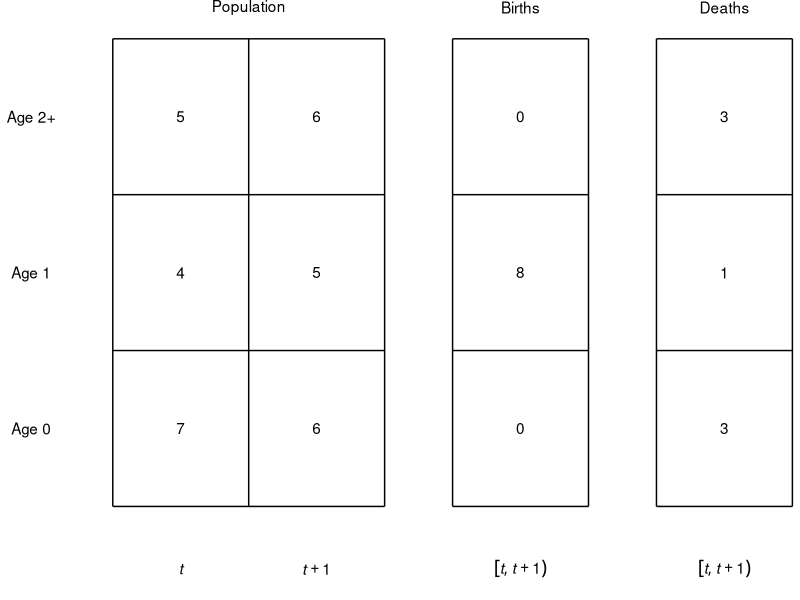

Reproduce this figure in R.


library(ggplot2)

data_popn_box <- data.frame(x =    c(0, 2, 2, 0, 1, 0, 0),
                            xend = c(2, 2, 0, 0, 1, 2, 2),
                            y =    c(0, 0, 3, 3, 0, 1, 2),
                            yend = c(0, 3, 3, 0, 3, 1, 2))
data_popn_label <- data.frame(x = c(1, 0.5, 1.5, 0.5, 1.5, 0.5, 1.5, 0.5, 1.5),
                              y = c(3.2, 0.5, 0.5, 1.5, 1.5, 2.5, 2.5, -0.4, -0.4),
                              label = c("Population", 7, 6, 4, 5, 5, 6, "italic(t)", "italic(t)+1"))
data_births_box <- data.frame(x =    c(2.5, 3.5, 3.5, 2.5, 2.5, 2.5),
                              xend = c(3.5, 3.5, 2.5, 2.5, 3.5, 3.5),
                              y =    c(0, 0, 3, 3, 1, 2),
                              yend = c(0, 3,   3,     0, 1,   2))
data_births_label <- data.frame(x =  c(3,   3, 3, 3, 3),
                                y =  c(3.2, 0.5, 1.5, 2.5, -0.4),
                                label = c("Births", 0, 8, 0, 'group("[",list(italic(t),italic(t+1)),")")'))
data_deaths_box <- data.frame(x =    c(4, 5, 5, 4, 4, 4),
                              xend = c(5, 5, 4, 4, 5, 5),
                              y =    c(0, 0, 3, 3, 1, 2),
                              yend = c(0, 3, 3, 0, 1, 2))
data_deaths_label <- data.frame(x = c(4.5, 4.5, 4.5, 4.5, 4.5),
                                y = c(3.2, 0.5, 1.5, 2.5, -0.4),
                                label = c("Deaths",3, 1, 3, 'group("[",list(italic(t),italic(t+1)),")")'))
data_age_label <- data.frame(x = rep(-0.6, 3),
                             y = c(0.5, 1.5, 2.5),
                             label = c("Age 0", "Age 1", "Age 2+"))
                                       
p <- ggplot(data_popn_box, aes(x = x, y = y)) +
    theme_bw() +
    theme(panel.border = element_blank(),
          panel.grid.major = element_blank(),
          panel.grid.minor = element_blank(),
          axis.text = element_blank(),
          axis.ticks = element_blank()) +
    coord_cartesian(expand = FALSE,
                    clip = "off") +
    ## population
    geom_segment(aes(x = x, y = y, xend = xend, yend = yend),
                 data = data_popn_box) +
    geom_text(aes(label = label),
              data = data_popn_label,
              parse = TRUE) +
    ## births
    geom_segment(aes(x = x, y = y, xend = xend, yend = yend),
                 data = data_births_box) +
    geom_text(aes(label = label),
              data = data_births_label,
              parse = TRUE) +
    ## deaths
    geom_segment(aes(x = x, y = y, xend = xend, yend = yend),
                 data = data_deaths_box) +
    geom_text(aes(label = label),
              data = data_deaths_label,
              parse = TRUE) +
    ## age labels
    geom_text(aes(label = label),
              data = data_age_label) +
    ## other
    xlab("") +
    ylab("")

graphics.off()
pdf(file = "figures_accounts/fig_account_withage2.pdf",
    width = 3,
    height = 2)
plot(p)
dev.off()
